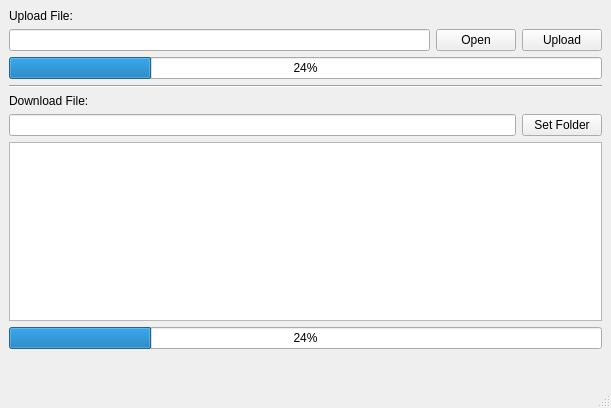
<?xml version="1.0" encoding="UTF-8"?>
<ui version="4.0">
 <class>MainWindow</class>
 <widget class="QMainWindow" name="MainWindow">
  <property name="geometry">
   <rect>
    <x>0</x>
    <y>0</y>
    <width>611</width>
    <height>408</height>
   </rect>
  </property>
  <property name="windowTitle">
   <string>MainWindow</string>
  </property>
  <widget class="QWidget" name="centralwidget">
   <layout class="QVBoxLayout" name="verticalLayout">
    <item>
     <widget class="QLabel" name="label">
      <property name="text">
       <string>Upload File:</string>
      </property>
     </widget>
    </item>
    <item>
     <layout class="QHBoxLayout" name="horizontalLayout">
      <item>
       <widget class="QLineEdit" name="uploadFileInput"/>
      </item>
      <item>
       <widget class="QPushButton" name="openButton">
        <property name="text">
         <string>Open</string>
        </property>
       </widget>
      </item>
      <item>
       <widget class="QPushButton" name="uploadButton">
        <property name="text">
         <string>Upload</string>
        </property>
       </widget>
      </item>
     </layout>
    </item>
    <item>
     <widget class="QProgressBar" name="uploadProgress">
      <property name="value">
       <number>24</number>
      </property>
     </widget>
    </item>
    <item>
     <widget class="Line" name="line">
      <property name="orientation">
       <enum>Qt::Horizontal</enum>
      </property>
     </widget>
    </item>
    <item>
     <widget class="QLabel" name="label_2">
      <property name="text">
       <string>Download File:</string>
      </property>
     </widget>
    </item>
    <item>
     <layout class="QHBoxLayout" name="horizontalLayout_2">
      <property name="topMargin">
       <number>0</number>
      </property>
      <item>
       <widget class="QLineEdit" name="downloadPath"/>
      </item>
      <item>
       <widget class="QPushButton" name="setFolderButton">
        <property name="text">
         <string>Set Folder</string>
        </property>
       </widget>
      </item>
     </layout>
    </item>
    <item>
     <widget class="QListWidget" name="fileList"/>
    </item>
    <item>
     <widget class="QProgressBar" name="downloadProgress">
      <property name="value">
       <number>24</number>
      </property>
     </widget>
    </item>
    <item>
     <spacer name="verticalSpacer">
      <property name="orientation">
       <enum>Qt::Vertical</enum>
      </property>
      <property name="sizeHint" stdset="0">
       <size>
        <width>20</width>
        <height>40</height>
       </size>
      </property>
     </spacer>
    </item>
   </layout>
  </widget>
  <widget class="QMenuBar" name="menubar">
   <property name="geometry">
    <rect>
     <x>0</x>
     <y>0</y>
     <width>611</width>
     <height>22</height>
    </rect>
   </property>
  </widget>
  <widget class="QStatusBar" name="statusbar"/>
 </widget>
 <resources/>
 <connections/>
</ui>
